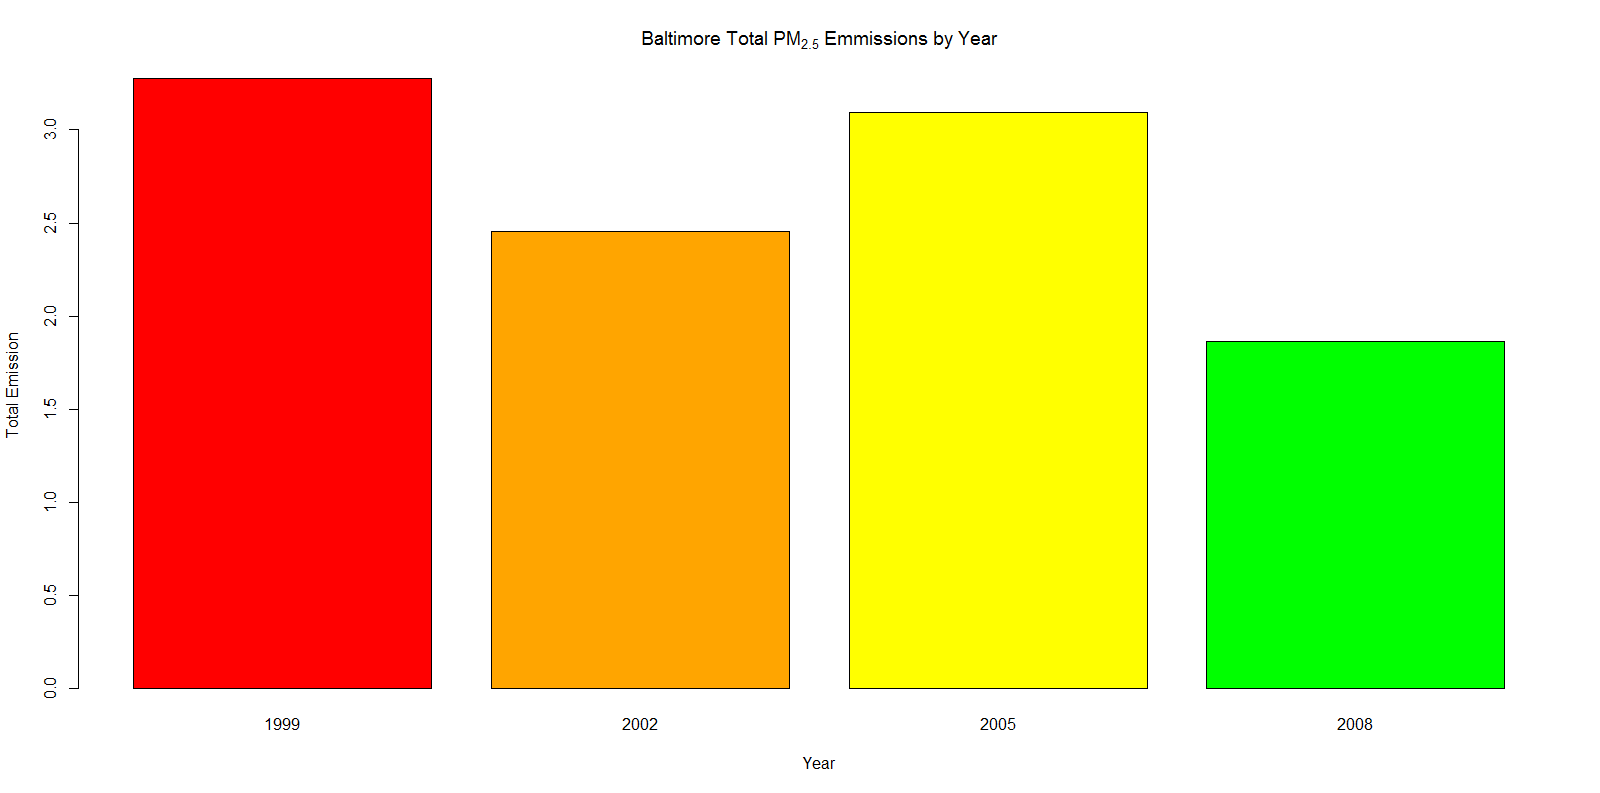

Write R code to recreate this figure.
bar2 <- c("red", "orange", "yellow", "green")
barplot(height=baltYrEmm$Emissions/1000, names.arg=baltYrEmm$year, xlab="Year", ylab=expression('Total Emission'),main=expression('Baltimore Total PM'[2.5]*' Emmissions by Year'), col = bar2)
